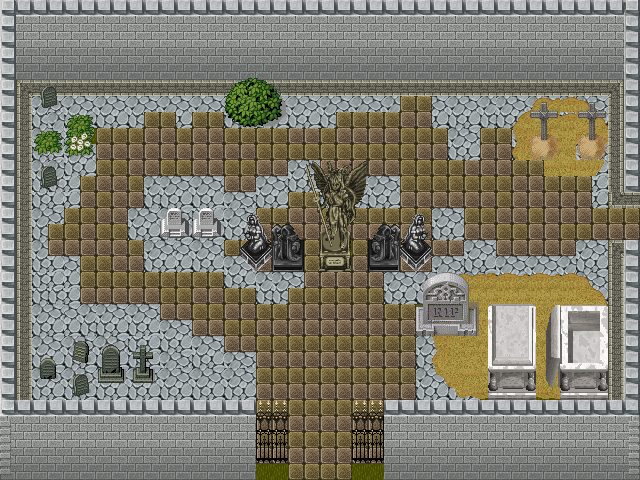

A level layout from a 2D game, rendered from its tile map. Below: a short description, then the map file with tile-grid data replaced by summaries:
An orthogonal 40x30 tile map with 16x16 px tiles, 4 tile layers (ground, aboveGrass, aboveGround, graves), 4 tilesets.

<map version="1.0" orientation="orthogonal" width="40" height="30" tilewidth="16" tileheight="16">
 <tileset firstgid="1" name="graveyard" tilewidth="16" tileheight="16">
  <image source="../tilesets/graveyard.png" width="256" height="1152" />
 </tileset>
 <tileset firstgid="1153" name="mundi1" tilewidth="32" tileheight="32">
  <image source="../tilesets/mundi1.png" trans="ffffff" width="512" height="512" />
 </tileset>
 <tileset firstgid="1409" name="base" tilewidth="16" tileheight="16">
  <image source="../tilesets/base.png" trans="ffffff" width="512" height="480" />
 </tileset>
 <tileset firstgid="2369" name="ground" tilewidth="32" tileheight="32">
  <image source="../tilesets/ground.png" trans="ffffff" width="96" height="128" />
 </tileset>
 <layer name="ground" width="40" height="30">
  <data>[1200 cells, 1200 non-empty, 49 distinct tile ids]</data>
 </layer>
 <layer name="aboveGrass" width="40" height="30">
  <data>[1200 cells, 639 non-empty, 11 distinct tile ids]</data>
 </layer>
 <layer name="aboveGround" width="40" height="30">
  <data>[1200 cells, 203 non-empty, 99 distinct tile ids]</data>
 </layer>
 <layer name="graves" width="40" height="30">
  <data>[1200 cells, 96 non-empty, 85 distinct tile ids]</data>
 </layer>
</map>
